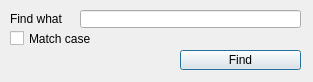
<?xml version="1.0" encoding="UTF-8"?>
<ui version="4.0">
 <class>CQDlgSimpleSearch</class>
 <widget class="QDialog" name="CQDlgSimpleSearch">
  <property name="geometry">
   <rect>
    <x>0</x>
    <y>0</y>
    <width>313</width>
    <height>82</height>
   </rect>
  </property>
  <property name="windowTitle">
   <string>Simple search</string>
  </property>
  <property name="locale">
   <locale language="English" country="UnitedStates"/>
  </property>
  <widget class="QLabel" name="label">
   <property name="geometry">
    <rect>
     <x>10</x>
     <y>10</y>
     <width>61</width>
     <height>18</height>
    </rect>
   </property>
   <property name="text">
    <string>Find what</string>
   </property>
  </widget>
  <widget class="QLineEdit" name="qqText">
   <property name="geometry">
    <rect>
     <x>80</x>
     <y>10</y>
     <width>221</width>
     <height>18</height>
    </rect>
   </property>
  </widget>
  <widget class="QCheckBox" name="qqMatchCase">
   <property name="geometry">
    <rect>
     <x>10</x>
     <y>30</y>
     <width>81</width>
     <height>17</height>
    </rect>
   </property>
   <property name="text">
    <string>Match case</string>
   </property>
  </widget>
  <widget class="QPushButton" name="qqFind">
   <property name="geometry">
    <rect>
     <x>180</x>
     <y>50</y>
     <width>121</width>
     <height>20</height>
    </rect>
   </property>
   <property name="text">
    <string>Find</string>
   </property>
  </widget>
 </widget>
 <tabstops>
  <tabstop>qqText</tabstop>
 </tabstops>
 <resources/>
 <connections/>
</ui>
